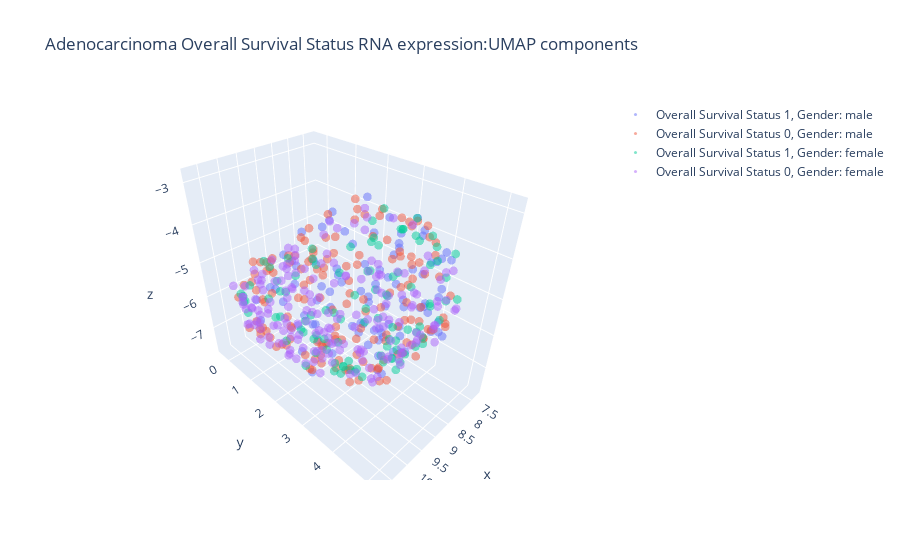

Notebook cell for this chart:
### Code cell
# short exploratory
# 1. dimension reduction
# 2. plot the differential targets

_cols = rnaID_include  # rnaID_include

tmp = Adeno
diag_str = 'Adenocarcinoma Overall Survival Status'  # 'Lung Adenocarcinoma' 'Lung Squamous Cell Carcinoma', 'Adeno/SCC'

target = 'Overall Survival Status' # 'Overall Survival Status' # Response # Gender
tmp.dropna(subset=[target], axis=0, inplace=True)

red = 'UMAP'
reduceR = UMAP(n_components=3, random_state=323, n_neighbors=50) #UMAP(n_components=3)

scaler = StandardScaler().fit(tmp.loc[:, _cols])
X = scaler.transform(tmp.loc[:, _cols])

reduceR.fit(X) #  y=tmp['Response']


fig = go.Figure(layout={'title': diag_str+' RNA expression:'+red+' components'})
# Configure the trace.
reduceD = reduceR.transform(scaler.transform(tmp.loc[(tmp[target]==1) & (tmp['Gender']==0), _cols]))
fig.add_trace(go.Scatter3d(
    x=reduceD[:,0], 
    y=reduceD[:,1], 
    z=reduceD[:,2], 
    mode='markers',
    marker={
        'size': 3,
        'opacity': 0.5,
    },
    name= target+' 1, Gender: male'
)
)

reduceD = reduceR.transform(scaler.transform(tmp.loc[(tmp[target]==0) & (tmp['Gender']==0), _cols]))
fig.add_trace(go.Scatter3d(
    x=reduceD[:,0],  
    y=reduceD[:,1],  
    z=reduceD[:,2], 
    mode='markers',
    marker={
        'size': 3,
        'opacity': 0.5,
    },
    name= target+' 0, Gender: male'
)
)

reduceD = reduceR.transform(scaler.transform(tmp.loc[(tmp[target]==1) & (tmp['Gender']==1), _cols]))
fig.add_trace(go.Scatter3d(
    x=reduceD[:,0], 
    y=reduceD[:,1], 
    z=reduceD[:,2], 
    mode='markers',
    marker={
        'size': 3,
        'opacity': 0.5,
    },
    name= target+' 1, Gender: female'
)
)

reduceD = reduceR.transform(scaler.transform(tmp.loc[(tmp[target]==0) & (tmp['Gender']==1), _cols]))
fig.add_trace(go.Scatter3d(
    x=reduceD[:,0],  
    y=reduceD[:,1],  
    z=reduceD[:,2], 
    mode='markers',
    marker={
        'size': 3,
        'opacity': 0.5,
    },
    name= target+' 0, Gender: female'
)
)


# Configure the layout.
layout = go.Layout(
    margin={'l': 0, 'r': 0, 'b': 0, 't': 0}
)
plotly.offline.iplot(fig)

##############
##############

fig, ax = plt.subplots(ncols=2, nrows=2, figsize=(18,14))
cmap = sns.cubehelix_palette(as_cmap=True, dark=0, light=1, reverse=True)


reduceR = UMAP(n_components=2, random_state=777, n_neighbors=50) #UMAP(n_components=3)
reduceR.fit(X)

reduceD = pd.DataFrame(reduceR.transform(scaler.transform(tmp.loc[(tmp[target]==1) & (tmp['Gender']==1),
                                                               _cols])),
                   columns=['umap 1', 'umap 2'])
sns.kdeplot(reduceD['umap 1'], reduceD['umap 2'], cmap=cmap, n_levels=60, shade=True,  ax=ax[0,0])
#ax[0,0].set_xlim(4, 15)
ax[0,0].set_title(target+' 1, female')

reduceD = pd.DataFrame(reduceR.transform(scaler.transform(tmp.loc[(tmp[target]==0) & (tmp['Gender']==1), 
                                                                  _cols])),
                       columns=['umap 1', 'umap 2'])
sns.kdeplot(reduceD['umap 1'], reduceD['umap 2'], cmap=cmap, n_levels=60, shade=True, ax=ax[0,1])
#ax[0,1].set_xlim(4, 15)
ax[0,1].set_title(target+' 0, female')

############

reduceD = pd.DataFrame(reduceR.transform(scaler.transform(tmp.loc[(tmp[target]==1) & (tmp['Gender']==0),
                                                               _cols])),
                   columns=['umap 1', 'umap 2'])
sns.kdeplot(reduceD['umap 1'], reduceD['umap 2'], cmap=cmap, n_levels=60, shade=True,  ax=ax[1,0])
#ax[1,0].set_xlim(4, 15)
ax[1,0].set_title(target+' 1, male')

reduceD = pd.DataFrame(reduceR.transform(scaler.transform(tmp.loc[(tmp[target]==0) & (tmp['Gender']==0), 
                                                                  _cols])),
                       columns=['umap 1', 'umap 2'])
sns.kdeplot(reduceD['umap 1'], reduceD['umap 2'], cmap=cmap, n_levels=60, shade=True, ax=ax[1,1])
#ax[1,1].set_xlim(4, 15)
ax[1,1].set_title(target+' 0, male')

### Figure 1 — Plotly figure (JSON) as saved in the notebook; plotly's stock layout.template omitted (floating-point values rounded to 4 significant figures; data arrays with more than 128 entries replaced by an {"elided": "..."} marker saying what was removed)
{"data": [{"marker": {"opacity": 0.5, "size": 3}, "mode": "markers", "name": "Overall Survival Status 1, Gender: male", "type": "scatter3d", "x": [8.439, 10.15, 7.422, 7.763, 7.822, 9.644, 7.943, 8.29, 10.48, 8.204, 9.008, 10.05, 8.484, 8.701, 9.883, 7.718, 7.571, 8.692, 10.1, 7.646, 7.653, 8.069, 9.671, 7.94, 8.068, 9.156, 9.726, 7.507, 8.582, 9.378, 10.42, 8.29, 9.137, 8.476, 9.049, 10.08, 9.401, 7.686, 8.875, 7.473, 9.709, 10.38, 10.22, 7.309, 9.109, 10.18, 7.969, 10.35, 8.724, 9.104, 8.455, 7.528, 10.29, 7.615, 10.56, 7.457, 8.339, 10.15, 8.589, 10.44, 8.934, 10.22, 8.817, 8.8, 10.29, 7.376, 10.36, 8.886, 7.576, 7.482, 7.61, 9.062, 7.996, 9.092, 8.249, 7.53, 10.2, 7.856, 10.42, 8.594, 9.648, 9.296, 10.0, 7.392, 8.871, 7.495, 10.03, 9.625, 9.101], "y": [4.784, 4.095, 3.172, 3.609, 2.264, 4.201, 2.038, 2.995, 3.598, 0.7992, 2.113, 4.836, 3.826, 4.76, 0.1445, 4.083, 3.266, 2.166, 4.542, 2.027, 2.881, 1.441, 2.513, 2.766, 0.9814, 1.248, 5.161, 2.808, 0.1134, 1.921, 2.884, 1.489, -0.2739, 3.59, 0.3424, 4.173, 2.434, 3.794, 0.4448, 2.765, 4.438, 3.47, 4.079, 2.937, 3.157, 4.213, 4.222, 4.006, 4.586, -0.07828, 0.8787, 4.114, 4.597, 4.115, 3.585, 4.164, 3.96, 4.682, 0.9658, 3.009, 4.453, 4.539, 4.16, 2.89, 4.109, 3.57, 4.536, 0.8273, 3.086, 2.214, 2.207, 2.327, 1.746, 3.708, 3.578, 2.534, 0.7198, 4.346, 3.063, 4.659, 4.082, 1.048, 2.042, 3.481, 4.561, 2.475, 2.076, 4.28, 0.2112], "z": [-5.562, -4.629, -5.094, -3.767, -4.308, -6.213, -7.079, -7.417, -5.479, -6.364, -3.429, -4.32, -6.621, -4.237, -6.288, -4.28, -3.672, -3.987, -4.705, -6.541, -4.415, -5.982, -3.39, -6.982, -6.519, -4.17, -4.01, -4.242, -6.431, -6.875, -6.548, -5.441, -6.466, -6.761, -5.199, -5.144, -3.37, -5.629, -5.406, -4.655, -3.786, -4.454, -3.86, -6.398, -4.209, -3.934, -6.062, -4.618, -3.698, -6.444, -6.662, -6.087, -4.624, -4.157, -5.158, -4.392, -3.541, -4.292, -5.32, -5.103, -3.937, -4.43, -6.161, -2.919, -4.745, -6.012, -4.4, -6.971, -5.955, -5.515, -5.898, -4.884, -4.747, -2.971, -6.408, -5.571, -6.455, -6.06, -5.086, -4.536, -6.181, -6.954, -6.759, -6.084, -3.658, -6.527, -4.32, -3.295, -6.724]}, {"marker": {"opacity": 0.5, "size": 3}, "mode": "markers", "name": "Overall Survival Status 0, Gender: male", "type": "scatter3d", "x": {"elided": "146 float values"}, "y": {"elided": "146 float values"}, "z": {"elided": "146 float values"}}, {"marker": {"opacity": 0.5, "size": 3}, "mode": "markers", "name": "Overall Survival Status 1, Gender: female", "type": "scatter3d", "x": [8.061, 7.949, 8.754, 7.681, 8.771, 8.284, 7.489, 10.25, 8.852, 8.206, 8.378, 7.763, 8.187, 10.6, 9.58, 8.246, 8.69, 9.549, 9.107, 8.1, 7.979, 10.37, 8.877, 9.785, 7.369, 10.04, 9.862, 7.766, 9.519, 9.922, 10.14, 8.865, 7.494, 10.39, 8.716, 8.455, 8.384, 8.314, 7.885, 7.403, 9.247, 7.322, 7.644, 10.47, 9.084, 9.086, 7.679, 7.541, 10.15, 10.5, 9.208, 9.06, 9.971, 7.605, 8.783, 7.389, 8.603, 8.303, 9.86, 9.641, 8.701, 9.055, 8.181, 8.393, 8.717, 9.004, 9.13, 10.01, 7.775, 10.6, 7.96, 7.412, 8.402, 9.76, 9.685, 7.974, 10.1, 9.568, 8.317, 10.09, 7.665, 10.58, 9.5, 10.42, 8.014, 7.826, 9.651, 7.593, 8.955, 10.65, 9.398, 9.338, 7.789, 7.93, 9.817, 9.366, 9.193, 9.691], "y": [2.277, 3.114, -0.09839, 2.416, 3.784, 2.902, 3.319, 0.1449, 0.8054, 3.435, 1.139, 1.046, 1.261, 2.134, 0.2249, 3.519, 4.33, 2.979, 2.794, 3.621, 2.397, 4.341, 4.201, 2.941, 3.6, 3.393, 3.47, 3.445, 0.3953, 4.014, 0.01205, 2.777, 4.258, 2.948, 0.3451, 4.437, 0.8104, 3.318, 3.787, 2.451, 4.36, 2.686, 3.318, 0.4247, 1.497, -0.2714, 4.228, 2.525, 4.114, 0.5542, 1.143, 3.959, 2.398, 2.207, 0.1658, 3.739, 0.9471, 4.288, 2.376, 2.513, 3.877, 3.763, 4.155, 1.727, 1.955, -0.01256, 3.331, 3.152, 4.288, 2.9, 3.907, 3.772, 4.323, 4.382, 4.341, 3.955, 3.855, 0.2267, 4.672, 3.671, 1.969, 0.8401, 4.613, 3.302, 2.357, 4.655, 4.155, 2.923, -0.1837, 2.349, 3.159, 1.818, 2.393, 3.16, -0.1902, 1.248, 4.106, 3.118], "z": [-6.846, -6.591, -6.732, -6.848, -6.634, -3.33, -4.242, -5.973, -7.201, -6.671, -6.907, -6.008, -7.028, -5.313, -5.211, -6.89, -5.978, -6.929, -7.479, -3.364, -4.332, -4.018, -6.171, -6.681, -4.802, -6.497, -3.367, -6.58, -6.924, -3.606, -6.26, -7.637, -4.183, -5.562, -5.985, -3.858, -5.586, -6.632, -6.378, -6.25, -6.045, -5.454, -4.055, -5.653, -4.538, -5.818, -5.878, -6.097, -5.994, -5.806, -7.185, -3.127, -5.474, -6.069, -5.498, -5.821, -5.257, -3.672, -6.678, -6.631, -6.998, -6.581, -6.127, -6.869, -7.336, -6.535, -3.161, -6.623, -4.632, -6.214, -6.095, -5.872, -6.089, -5.252, -3.685, -3.687, -6.071, -6.366, -4.768, -5.903, -5.585, -5.929, -3.866, -5.324, -4.44, -4.991, -5.717, -4.056, -6.299, -5.827, -4.839, -6.796, -4.609, -3.85, -6.027, -6.938, -6.149, -6.716]}, {"marker": {"opacity": 0.5, "size": 3}, "mode": "markers", "name": "Overall Survival Status 0, Gender: female", "type": "scatter3d", "x": {"elided": "178 float values"}, "y": {"elided": "178 float values"}, "z": {"elided": "178 float values"}}], "layout": {"title": {"text": "Adenocarcinoma Overall Survival Status RNA expression:UMAP components"}}}
